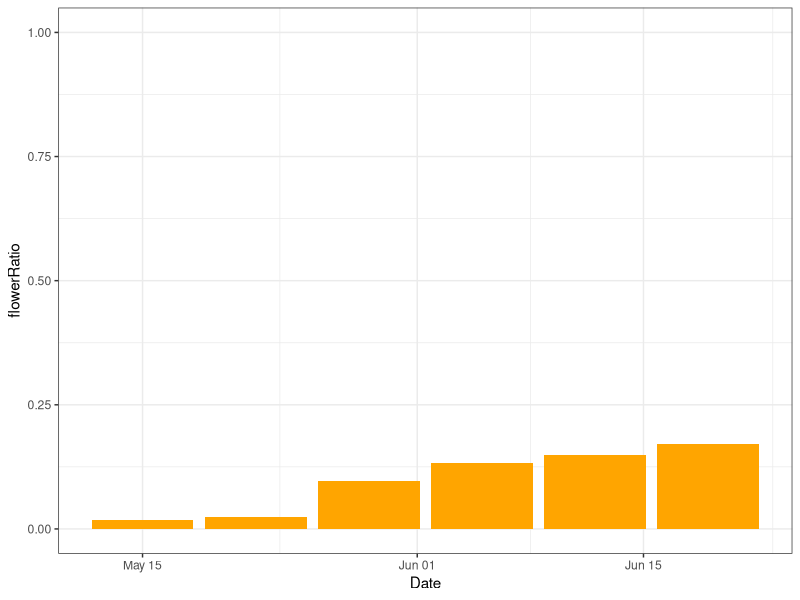
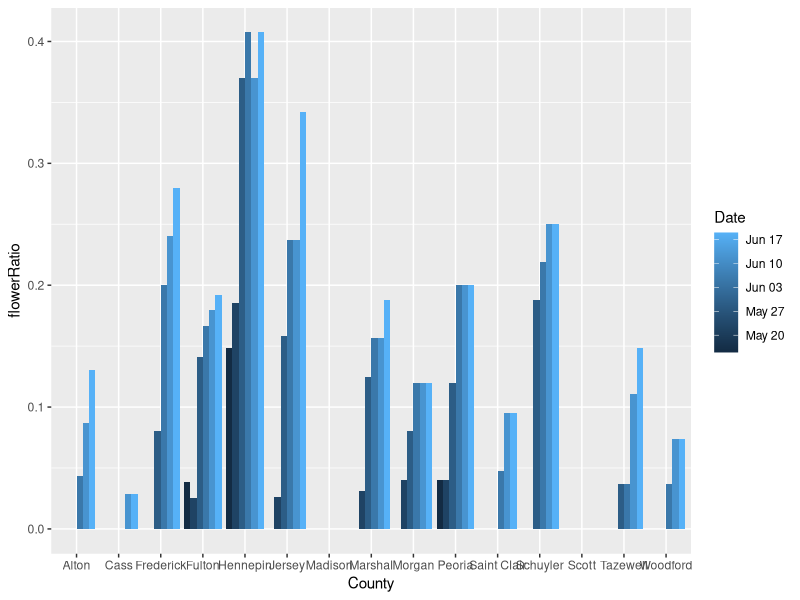
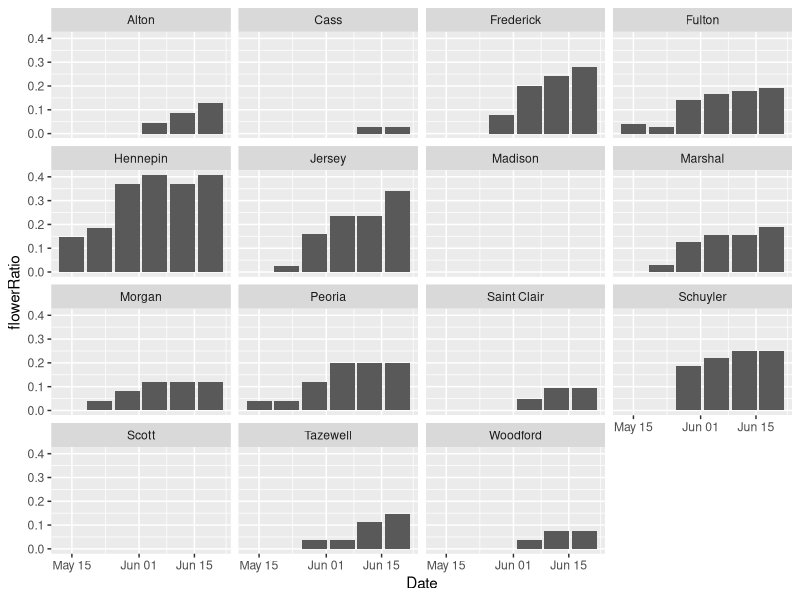
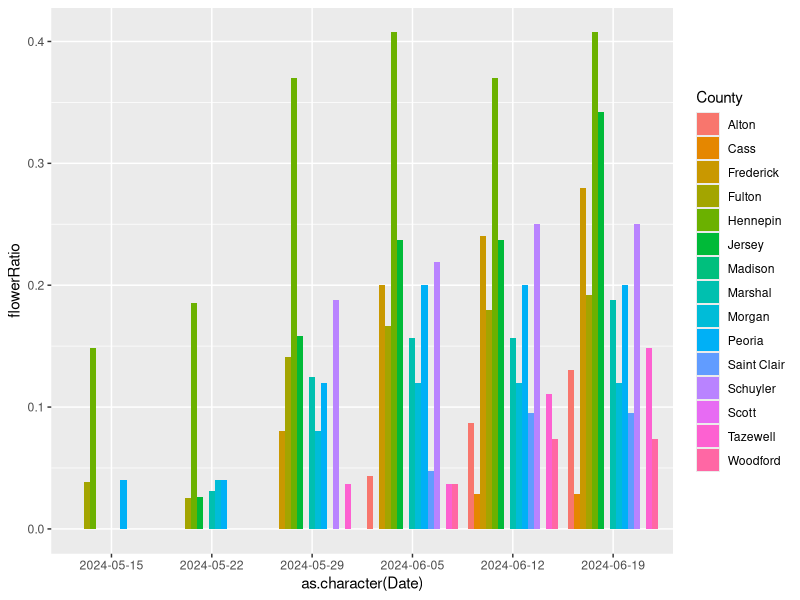
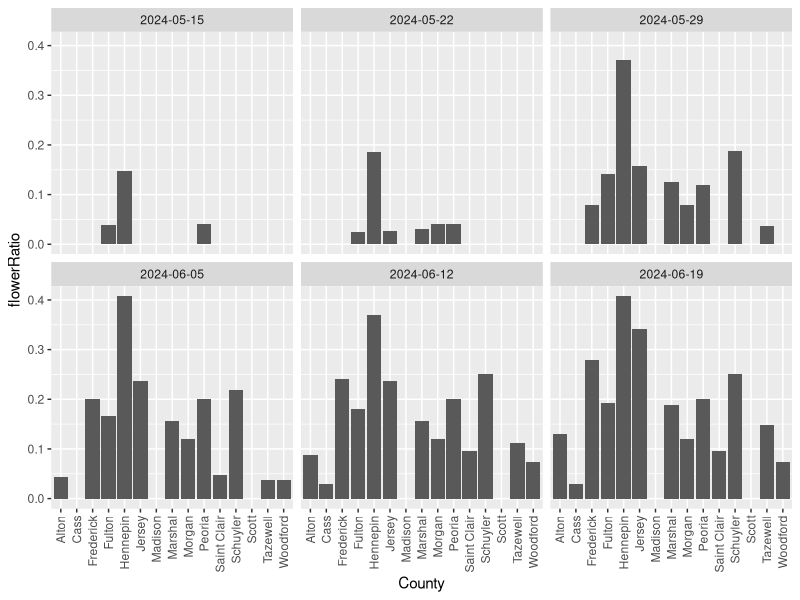
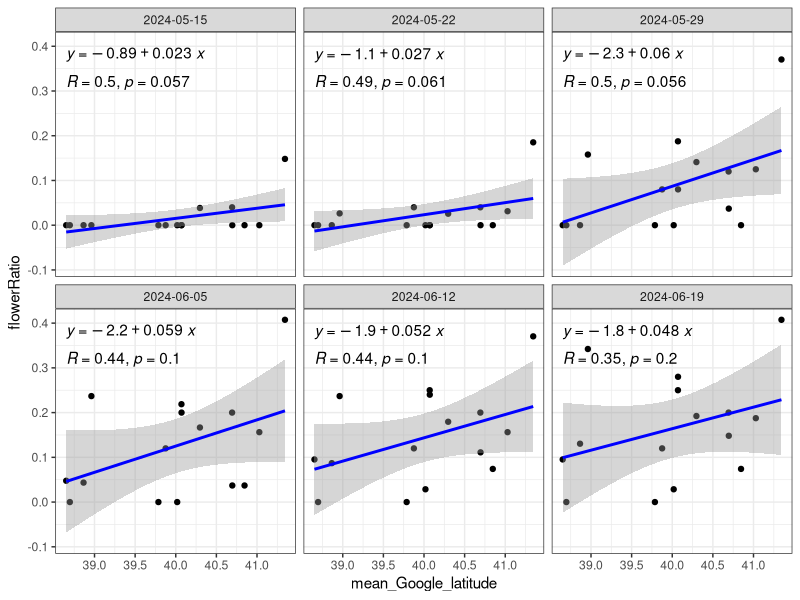

Here is the R script that generated these plots, in order: (Note: this script raises an error after producing the figures.)
library(tidyverse)
library(ggpubr)

setwd("/Users/kuowenhsi/Library/CloudStorage/OneDrive-WashingtonUniversityinSt.Louis/MOBOT/MOBOT_Boltonia")

Boltonia_data <- read_csv("./data/tidy_boltonia_data.csv")

unique(Boltonia_data$variable_name)

# make flowering ratio by Date into a plot

Boltonia_data_FlowerRatio <- Boltonia_data %>%
  filter(variable_name == "numDiscF") %>%
  mutate(values = case_when(is.na(values) ~ 0, values == 0 ~ 0, values >= 1 ~ 1, TRUE ~ as.numeric(NA))) %>%
  group_by(Date) %>%
  summarize(flowerRatio = sum(values)/n())


p <- ggplot(data = Boltonia_data_FlowerRatio, mapping = aes(x = Date, y = flowerRatio)) + 
  geom_col(fill = "orange")+
  scale_y_continuous(limits = c(0, 1))+
  theme_bw()

p

# Then plot flowering ratio by Date and County

Boltonia_data_FlowerRatio_county <- Boltonia_data %>%
  filter(variable_name == "numDiscF") %>%
  mutate(values = case_when(is.na(values) ~ 0, values == 0 ~ 0, values >= 1 ~ 1, TRUE ~ as.numeric(NA))) %>%
  group_by(Date, County) %>%
  summarize(flowerRatio = sum(values)/n(), mean_Google_latitude = mean(Google_Latitude), mean_Google_longitude = mean(Google_Longitude))%>%
  arrange(County, Date)


# plot

# County first
p <- ggplot(data = Boltonia_data_FlowerRatio_county, aes(x = County, y = flowerRatio))+
  geom_col(aes(group = Date, fill = Date), position = position_dodge())
p


p <- ggplot(data = Boltonia_data_FlowerRatio_county, aes(x = Date, y = flowerRatio))+
  geom_col()+
  facet_wrap(.~County)
p


# Date first
p <- ggplot(data = Boltonia_data_FlowerRatio_county, aes(x = as.character(Date), y = flowerRatio))+
  geom_col(aes(group = County, fill = County), position = position_dodge())
p

p <- ggplot(data = Boltonia_data_FlowerRatio_county, aes(x = County, y = flowerRatio))+
  geom_col()+
  facet_wrap(.~Date)+
  theme(axis.text.x = element_text(angle = 90, hjust = 1, vjust = 0.5))
p


# by latitude

p <- ggplot(data = Boltonia_data_FlowerRatio_county, mapping = aes(x = mean_Google_latitude, y = flowerRatio))+
  geom_point()+
  stat_smooth(method = "lm", color = "blue")+
  stat_cor(method = "pearson", label.x.npc = 0, label.y.npc = 0.80)+
  stat_regline_equation(label.x.npc = 0, label.y.npc = 0.95)+
  facet_wrap(.~Date)+
  theme_bw()
p

# by longitude

StClair_Ratio <- data.frame(
  name = c("2024-05-15", "2024-05-22", "2024-05-29","2024-06-05", "2024-06-12", "2024-06-19"),
  value = c(0.00000000, 0.00000000, 0.00000000, 0.04761905, 0.09523810, 0.09523810))
ggplot(StClair_Ratio, aes(x = Date, y = Value)) + 
  geom_bar(stat = "identity")
###Fulton###
Boltonia_data_FlowerRatio <- Boltonia_data %>%
  filter(variable_name == "numDiscF", County == "Fulton") %>%
  mutate(values = case_when(is.na(values) ~ 0, values == 0 ~ 0, values >= 1 ~ 1, TRUE ~ as.numeric(NA))) %>%
  group_by(Date) %>%
  summarize(flowerRatio = sum(values)/n())
Fulton_Ratio <- data.frame(
  name = c("2024-05-15", "2024-05-22", "2024-05-29","2024-06-05", "2024-06-12", "2024-06-19"),
  value = c(0.03846154, 0.02564103, 0.14102564, 0.16666667, 0.17948718, 0.19230769))
ggplot(Fulton_Ratio, aes(x = Date, y = Value)) + 
  geom_bar(stat = "identity")
###Frederick###
Boltonia_data_FlowerRatio <- Boltonia_data %>%
  filter(variable_name == "numDiscF", County == "Frederick") %>%
  mutate(values = case_when(is.na(values) ~ 0, values == 0 ~ 0, values >= 1 ~ 1, TRUE ~ as.numeric(NA))) %>%
  group_by(Date) %>%
  summarize(flowerRatio = sum(values)/n())
Frederick_Ratio <- data.frame(
  name = c("2024-05-15", "2024-05-22", "2024-05-29","2024-06-05", "2024-06-12", "2024-06-19"),
  value = c(0.00, 0.00, 0.08, 0.20, 0.24, 0.28))
ggplot(Frederick_Ratio, aes(x = name, y = value)) + 
  geom_bar(stat = "identity")
###Tazewell###
Boltonia_data_FlowerRatio <- Boltonia_data %>%
  filter(variable_name == "numDiscF", County == "Tazewell") %>%
  mutate(values = case_when(is.na(values) ~ 0, values == 0 ~ 0, values >= 1 ~ 1, TRUE ~ as.numeric(NA))) %>%
  group_by(Date) %>%
  summarize(flowerRatio = sum(values)/n())
Tazewell_Ratio <- data.frame(
  name = c("2024-05-15", "2024-05-22", "2024-05-29","2024-06-05", "2024-06-12", "2024-06-19"),
  value = c(0.00, 0.00, 0.08, 0.20, 0.24, 0.28))
ggplot(Tazewell_Ratio, aes(x = Date, y = Value)) + 
  geom_bar(stat = "identity")
###

# Then plot flowering ratio by Date and MaternalLine
Boltonia_data_FlowerRatio <- Boltonia_data %>%
  filter(variable_name == "numDiscF", MaternalLine == "2011-2598-1") %>%
  mutate(values = case_when(is.na(values) ~ 0, values == 0 ~ 0, values >= 1 ~ 1, TRUE ~ as.numeric(NA))) %>%
  group_by(Date) %>%
  summarize(flowerRatio = sum(values)/n())
MaternalLine_Ratio <- data.frame(
  name = c("2024-05-15", "2024-05-22", "2024-05-29","2024-06-05", "2024-06-12", "2024-06-19"),
  value = c(0.00000000, 0.02631579, 0.15789474, 0.23684211, 0.23684211, 0.34210526))
ggplot(MaternalLine_Ratio, aes(x = name, y = value)) + 
  geom_bar(stat = "identity")

# if we do not want those dead plants in flowering ratio calculation
mutate(values = case_when(is.na(values) ~ 0, values == 0 ~ 0, values >= 1 ~ 1, TRUE ~ as.numeric(NA)))

##########################

p <- ggplot(data = filter(Boltonia_data, variable_name == "leafLong", Date == as.Date("2024-05-01")), aes(x = County, y = values))+
  geom_violin(aes(fill = County), color = NA, alpha = 0.7)+
  geom_point()

p
ggsave("./figures/county_figure.png", width = 10, height = 10, dpi = 600)


p <- ggplot(data = filter(Boltonia_data, variable_name == "stemLength", Date == as.Date("2024-06-19")), aes(x = Google_Latitude, y = values))+
  geom_point()
p


p <- ggplot(data = filter(Boltonia_data, variable_name == "stemLength", Date == as.Date("2024-06-19")), aes(x = Google_Longitude, y = values))+
  geom_point()
p

##MaternalLine plots#######
###########################
p <- ggplot(data = filter(Boltonia_data, variable_name == "stemLength", Date == as.Date("2024-06-19")), aes(x = MaternalLine, y = values))+
  geom_point()+
  labs(title = "Maternal Line & Stem Length")
p
ggsave("./figures/MaternalLine_stemlength.png", width = 15, height = 10, dpi = 600)

p <-ggplot(data = filter(Boltonia_data, variable_name == "numFlwrB", Date == as.Date("2024-06-19")), aes(x = MaternalLine, y = values))+
  geom_point()+
  labs(title = "Maternal Line & Numbder of Flower Buds")
p
ggsave("./figures/MaternalLine_numFlwrB.png", width = 15, height = 10, dpi = 600)

p <- ggplot(data = filter(Boltonia_data, variable_name == "numLSt", Date == as.Date("2024-06-19")), aes(x = MaternalLine, y = values))+
  geom_point()
p
ggsave("./figures/MaternalLine_numLSt.png", width = 10, height = 10, dpi = 600)

p <- ggplot(data = filter(Boltonia_data, variable_name == "numRos", Date == as.Date("2024-06-19")), aes(x = MaternalLine, y = values))+
  geom_point()
p
ggsave("./figures/MaternalLine_numRos", width = 10, height = 10, dpi = 600)

p <- ggplot(data = filter(Boltonia_data, variable_name == "leafLong", Date == as.Date("2024-05-15")), aes(x = MaternalLine, y = values))+
  geom_point()
p
ggsave("./figures/MaternalLine_leaflong.png", width = 10, height = 10, dpi = 600)

p <- ggplot(data = filter(Boltonia_data, variable_name == "leafWide", Date == as.Date("2024-05-15")), aes(x = MaternalLine, y = values))+
  geom_point()
p
ggsave("./figures/MaternalLine_leafwide.png", width = 10, height = 10, dpi = 600)

##State plots##########
#######################

p <- ggplot(data = filter(Boltonia_data, variable_name == "stemLength", Date == as.Date("2024-06-19")), aes(x = County, y = values))+
  geom_point()+
  labs(title = "County & Stem Length")
p
ggsave("./figures/County_stemlength.png", width = 15, height = 10, dpi = 600)

p <-ggplot(data = filter(Boltonia_data, variable_name == "numFlwrB", Date == as.Date("2024-06-19")), aes(x = County, y = values))+
  geom_point()+
  labs(title = "County & Number of Flower Buds")
p
ggsave("./figures/County_numFlwrB.png", width = 15, height = 10, dpi = 600)

p <- ggplot(data = filter(Boltonia_data, variable_name == "numLSt", Date == as.Date("2024-06-19")), aes(x = County, y = values))+
  geom_point()
p
ggsave("./figures/County_numLSt.png", width = 10, height = 10, dpi = 600)

p <- ggplot(data = filter(Boltonia_data, variable_name == "numRos", Date == as.Date("2024-06-19")), aes(x = County, y = values))+
  geom_point()
p
ggsave("./figures/County_numRos", width = 10, height = 10, dpi = 600)

p <- ggplot(data = filter(Boltonia_data, variable_name == "leafLong", Date == as.Date("2024-05-15")), aes(x = County, y = values))+
  geom_point()
p
ggsave("./figures/County_leaflong.png", width = 10, height = 10, dpi = 600)

p <- ggplot(data = filter(Boltonia_data, variable_name == "leafWide", Date == as.Date("2024-05-15")), aes(x = County, y = values))+
  geom_point()
p



